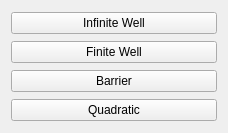
                 <widget class="QWidget" name="scrollAreaWidgetContents_3">
                  <property name="geometry">
                   <rect>
                    <x>0</x>
                    <y>0</y>
                    <width>228</width>
                    <height>133</height>
                   </rect>
                  </property>
                  <layout class="QVBoxLayout" name="verticalLayout_4">
                   <item>
                    <widget class="QPushButton" name="infWel">
                     <property name="text">
                      <string>Infinite Well</string>
                     </property>
                    </widget>
                   </item>
                   <item>
                    <widget class="QPushButton" name="fWell">
                     <property name="text">
                      <string>Finite Well</string>
                     </property>
                    </widget>
                   </item>
                   <item>
                    <widget class="QPushButton" name="barrier">
                     <property name="text">
                      <string>Barrier</string>
                     </property>
                    </widget>
                   </item>
                   <item>
                    <widget class="QPushButton" name="quad">
                     <property name="text">
                      <string>Quadratic</string>
                     </property>
                    </widget>
                   </item>
                  </layout>
                 </widget>
